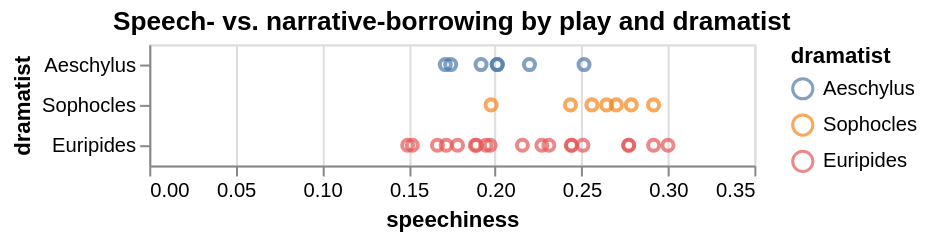

The notebook cell saved with this chart:
### Code cell
speaker_register_df = speaker_register_score.reset_index()
speaker_register_df["token_count"] = tragedy_reg_aligned.sum(axis=0).values

# 2. Same groupby pattern as play_df, just on the new score/frame
play_register_df = speaker_register_df.groupby(["dramatist", "title"]).apply(
    lambda g: (g["speechiness"] * g["token_count"]).sum() / g["token_count"].sum()
).reset_index().rename(columns={0: "speechiness"})

# 3. Same chart pattern as f4f8e775
alt.Chart(play_register_df).mark_point().encode(
    x="speechiness:Q",
    y=alt.Y("dramatist:N", sort=["Aeschylus", "Sophocles", "Euripides"]),
    color=alt.Color("dramatist:N", sort=["Aeschylus", "Sophocles", "Euripides"]),
    tooltip=["dramatist:N", "title:N", "speechiness:Q"],
).properties(title="Speech- vs. narrative-borrowing by play and dramatist")

### Figure 1 — Vega-Lite specification as saved in the notebook (floating-point values rounded to 4 significant figures)
{"config": {"view": {"continuousWidth": 300, "continuousHeight": 300}}, "data": {"name": "data-8ba915e8910d1c965b5385f06367ed2f"}, "mark": {"type": "point"}, "encoding": {"color": {"field": "dramatist", "sort": ["Aeschylus", "Sophocles", "Euripides"], "type": "nominal"}, "tooltip": [{"field": "dramatist", "type": "nominal"}, {"field": "title", "type": "nominal"}, {"field": "speechiness", "type": "quantitative"}], "x": {"field": "speechiness", "type": "quantitative"}, "y": {"field": "dramatist", "sort": ["Aeschylus", "Sophocles", "Euripides"], "type": "nominal"}}, "title": "Speech- vs. narrative-borrowing by play and dramatist", "$schema": "https://vega.github.io/schema/vega-lite/v6.4.1.json", "datasets": {"data-8ba915e8910d1c965b5385f06367ed2f": [{"dramatist": "Aeschylus", "title": "Agamemnon", "speechiness": 0.2012}, {"dramatist": "Aeschylus", "title": "Choephoroi", "speechiness": 0.2515}, {"dramatist": "Aeschylus", "title": "Eumenides", "speechiness": 0.2013}, {"dramatist": "Aeschylus", "title": "Persians", "speechiness": 0.1744}, {"dramatist": "Aeschylus", "title": "Prometheus Bound", "speechiness": 0.1919}, {"dramatist": "Aeschylus", "title": "Seven Against Thebes", "speechiness": 0.1712}, {"dramatist": "Aeschylus", "title": "Suppliants", "speechiness": 0.2199}, {"dramatist": "Euripides", "title": "Alcestis", "speechiness": 0.2773}, {"dramatist": "Euripides", "title": "Andromache", "speechiness": 0.2773}, {"dramatist": "Euripides", "title": "Bacchae", "speechiness": 0.1522}, {"dramatist": "Euripides", "title": "Cyclops", "speechiness": 0.1495}, {"dramatist": "Euripides", "title": "Electra", "speechiness": 0.2312}, {"dramatist": "Euripides", "title": "Hecuba", "speechiness": 0.2442}, {"dramatist": "Euripides", "title": "Helen", "speechiness": 0.1947}, {"dramatist": "Euripides", "title": "Heracleidae", "speechiness": 0.2917}, {"dramatist": "Euripides", "title": "Heracles", "speechiness": 0.2442}, {"dramatist": "Euripides", "title": "Hippolytus", "speechiness": 0.2509}, {"dramatist": "Euripides", "title": "IA", "speechiness": 0.2158}, {"dramatist": "Euripides", "title": "IT", "speechiness": 0.1886}, {"dramatist": "Euripides", "title": "Ion", "speechiness": 0.1892}, {"dramatist": "Euripides", "title": "Medea", "speechiness": 0.3}, {"dramatist": "Euripides", "title": "Orestes", "speechiness": 0.1972}, {"dramatist": "Euripides", "title": "Phoenician Women", "speechiness": 0.1667}, {"dramatist": "Euripides", "title": "Rhesus", "speechiness": 0.1717}, {"dramatist": "Euripides", "title": "Suppliants", "speechiness": 0.2271}, {"dramatist": "Euripides", "title": "Trojan Women", "speechiness": 0.1783}, {"dramatist": "Sophocles", "title": "Ajax", "speechiness": 0.1977}, {"dramatist": "Sophocles", "title": "Antigone", "speechiness": 0.2436}, {"dramatist": "Sophocles", "title": "Electra", "speechiness": 0.2917}, {"dramatist": "Sophocles", "title": "OC", "speechiness": 0.2646}, {"dramatist": "Sophocles", "title": "OT", "speechiness": 0.2702}, {"dramatist": "Sophocles", "title": "Philoctetes", "speechiness": 0.2788}, {"dramatist": "Sophocles", "title": "Trachiniae", "speechiness": 0.256}]}}
